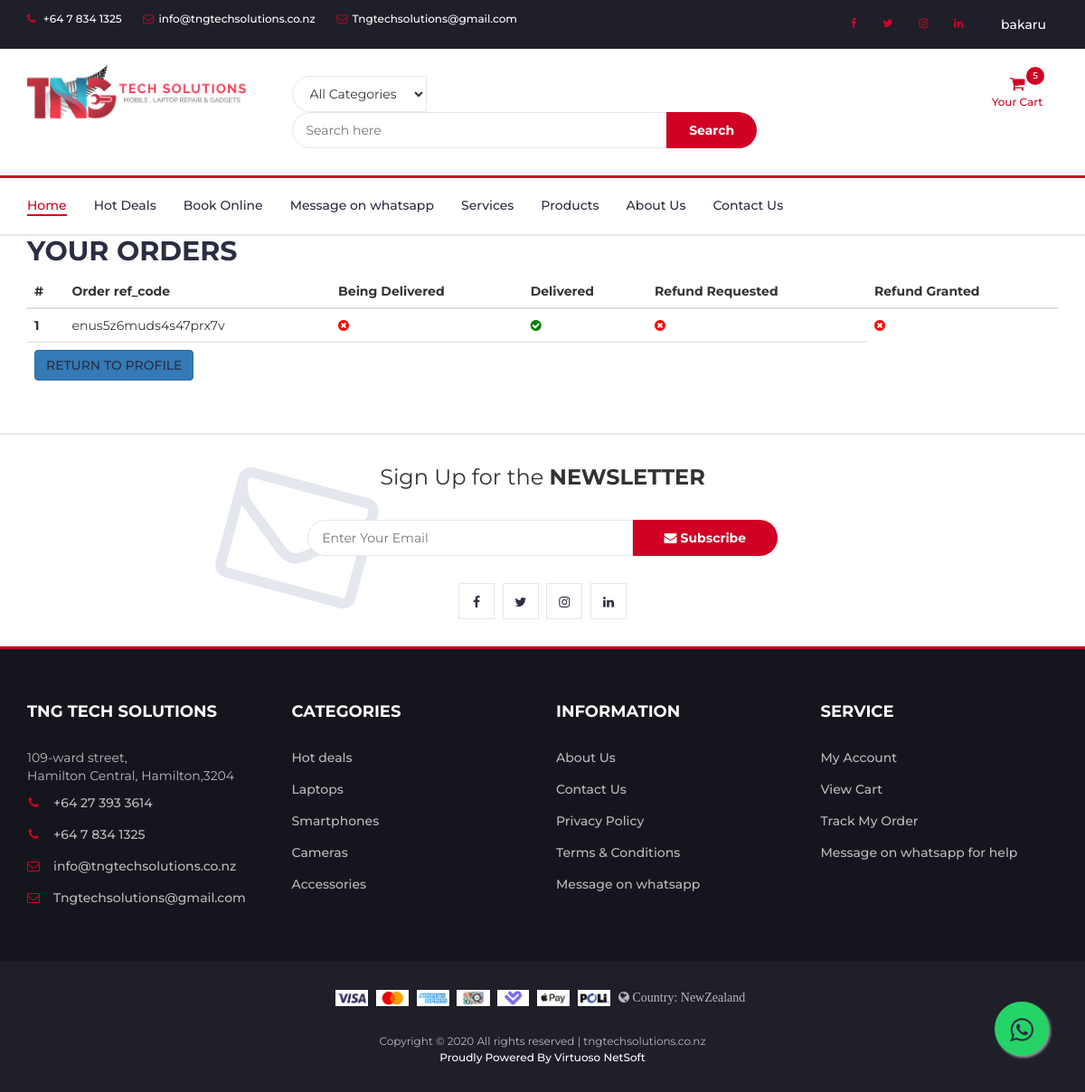
/trackorder/enus5z6muds4s47prx7v/ (signed in), run on the app's committed database.
### prod/models.py (models this page shows, shortened)
class Order(models.Model):
    user=models.ForeignKey(User,on_delete=models.CASCADE)
    ref_code=models.CharField(max_length=20,blank=True,null=True)
    tngproduct=models.ManyToManyField(OrderItem)
    ordered=models.BooleanField(default=False)
    start_date=models.DateTimeField(default=timezone.now)
    ordered_date=models.DateTimeField()
    shipping_address=models.ForeignKey('Address',related_name='shipping_address',on_delete=models.SET_NULL,blank=True,null=True)
    billing_address=models.ForeignKey('Address',related_name='billing_address',on_delete=models.SET_NULL,blank=True,null=True)
    payment=models.ForeignKey('Payment',on_delete=models.SET_NULL,blank=True,null=True)
    coupon = models.ForeignKey('Coupon',on_delete=models.SET_NULL,blank=True,null=True)
    being_delivered=models.BooleanField(default=False)
    received=models.BooleanField(default=False)
    refund_requested=models.BooleanField(default=False)
    refund_granted=models.BooleanField(default=False)

### prod/views.py (the view)
# urls.py: path('trackorder/<refcode>/',ob.trackorder,name='trackorder'),
def trackorder(request,refcode):
    order_tracked = Order.objects.filter(user=request.user,ordered=True,ref_code=refcode)
    if order_tracked.exists():
        context={
            'ot':order_tracked
        }
    else:
        context={
            'ot':order_tracked
        }
        messages.warning(request,f'Oops! Order not found')
    return render(request,'prod/trackorder.html',context)

### prod/templates/prod/trackorder.html (shortened to what this page needs)
{% extends "prod/base.html" %}
{% block content %}
<div class="table-responsive">
  <h2>YOUR ORDERS</h2>
  <table class="table">
    <thead>
      <tr>
        <th scope="col">#</th>
        <th scope="col">Order ref_code</th>
        <th scope="col">Being Delivered</th>
        <th scope="col">Delivered</th>
        <th scope="col">Refund Requested</th>
        <th scope="col">Refund Granted</th>
      </tr>
    </thead>
    <tbody>
      {% for order_item in ot.all %}
      <tr>
        <th scope="row">{{ forloop.counter }}</th>
        <td>
          {{order_item.ref_code}}
        </td>
        {% if order_item.being_delivered %}
        <td><i class="fa fa-check-circle" style="color:green;"></i></td>
        {% else %}
        <td><i class="fa fa-times-circle" style="color:red;"></i></td>
        {% endif %}
        {% if order_item.received %}
        <td><i class="fa fa-check-circle" style="color:green;"></i></td>
        {% else %}
        <td><i class="fa fa-times-circle" style="color:red;"></i></td>
        {% endif %}
        {% if order_item.refund_requested %}
        <td><i class="fa fa-check-circle" style="color:green;"></i></td>
        {% else %}
        <td><i class="fa fa-times-circle" style="color:red;"></i></td>
        {% endif %}
        {% if order_item.refund_granted %}
        <td><i class="fa fa-check-circle" style="color:green;"></i></td>
        {% else %}
        <td><i class="fa fa-times-circle" style="color:red;"></i></td>
        {% endif %}
      </tr>
      {% endfor %}
      <tr>
        <td colspan="5">
          <a href="{% url 'profile' %}" class='btn btn-primary float-right'>RETURN TO PROFILE</a>
        </td>
      </tr>
    </tbody>
  </table>
</div>
{% endblock content %}

### prod/templates/prod/base.html (shortened to what this page needs)
{% load static %}
{% load cart_template_tags %}
<!DOCTYPE html>
<html lang="en">
<head>
	<link type="text/css" rel="stylesheet" href="{% static 'prod/css/bootstrap.min.css' %}" />
	<link type="text/css" rel="stylesheet" href="{% static 'prod/css/slick.css' %}" />
	<link type="text/css" rel="stylesheet" href="{% static 'prod/css/slick-theme.css' %}" />
	<link type="text/css" rel="stylesheet" href="{% static 'prod/css/nouislider.min.css' %}" />
	<link rel="stylesheet" href="{% static 'prod/css/font-awesome.min.css' %}">
	<link type="text/css" rel="stylesheet" href="{% static 'prod/css/style.css' %}" />
</head>
<body>
	<section>
	<header>
		<div id="top-header">
			<div class="container">
				<ul class="header-links pull-left">
					<li><a href="tel:+64 7 834 1325"><i class="fa fa-phone"></i> +64 7 834 1325</a></li>
					<li><a href="mailto:info@tngtechsolutions.co.nz"><i
								class="fa fa-envelope-o"></i>info@tngtechsolutions.co.nz</a></li>
					<li><a href="mailto:Tngtechsolutions@gmail.com"><i class="fa fa-envelope-o"></i>Tngtechsolutions@gmail.com</a></li>
				</ul>
				<ul class="header-links pull-right">
					<li class="nav-item">
						<a href="https://www.facebook.com/tngtechsolutions/" class="nav-link waves-effect"
							target="_blank" rel="noopener">
							<i class="fa fa-facebook"></i>
						</a>
					</li>
					<li class="nav-item">
						<a href="https://twitter.com/tng_tech" class="nav-link waves-effect" target="_blank" rel="noopener">
							<i class="fa fa-twitter"></i>
						</a>
					</li>
					<li class="nav-item">
						<a href="https://www.instagram.com/tngtech.nz/" class="nav-link waves-effect" target="_blank" rel="noopener">
							<i class="fa fa-instagram"></i>
						</a>
					</li>
					<li class="nav-item">
						<a href="https://www.linkedin.com/company/tng-tech-solutions/" class="nav-link waves-effect"
							target="_blank" rel="noopener">
							<i class="fa fa-linkedin"></i>
						</a>
					</li>
					{% if user.is_authenticated %}
					<li class="nav-item dropdown">
						<div class="dropdown show">
							<a class="btn dropdown-toggle" href="#" role="button" id="dropdownMenuLink"
								data-toggle="dropdown" aria-haspopup="true" aria-expanded="false">
								{{ user.username }}
							</a>
						</div>
					</li>
					{% endif %}
				</ul>
			</div>
		</div>
		<div id="header">
			<div class="container">
				<div class="row">
					<div class="col-md-3">
						<div class="header-logo">
							<a href="{% url 'homie' %}" class="logo">
								<img src="{% static 'prod/img/logo-black.png' %}" alt="" style="width:250px;">
							</a>
						</div>
					</div>
					<div class="col-md-6">
						<div class="header-search">
							<form method="get" action="{% url 'searchprod' %}">
								<select class="input-select">
									<option value="0">All Categories</option>
								</select>
								<input class="input" type="text" name="search" placeholder="Search here">
								<button class="search-btn" type="submit">Search</button>
							</form>
						</div>
					</div>
					<div class="col-md-3 clearfix">
						<div class="header-ctn">
							{% if user.is_authenticated %}
							<div class="dropdown">
								<a href="{% url 'order-summary' %}" aria-expanded="true">
									<i class="fa fa-shopping-cart"></i>
									<span>Your Cart</span>
									{% if request.user|cart_item_count != 0 %}
									<div class="qty">{{ request.user|cart_item_count }}</div>
									{% endif %}
								</a>
							</div>
							{% endif %}
						</div>
					</div>
				</div>
			</div>
		</div>
	</header>
	<nav id="navigation">
		<div class="container">
			<div id="responsive-nav">
				<ul class="main-nav nav navbar-nav">
					<li class="active"><a href="{% url 'homie' %}">Home</a></li>
					<li><a href="#">Hot Deals</a></li>
					<li><a href="/online-booking/nan/">Book Online</a></li>
					<li><a href="https://wa.me/message/X66SOD5VCXEAF1">Message on whatsapp</a></li>
					<li><a href="/serv-prod/serv/">Services</a></li>
					<li><a href="/serv-prod/prdcts/">Products</a></li>
					<li><a href="{% url 'about' %}">About Us</a></li>
					<li><a href="{% url 'contact' %}">Contact Us</a></li>
				</ul>
			</div>
		</div>
	</nav>
	<main class="mt-5 pt-4">
		<div class="container dark-grey-text mt-5">
			{% block content  %}
			{% endblock content %}
		 </div>
	</main>
	<div id="newsletter" class="section">
		<div class="container">
			<div class="row">
				<div class="col-md-12">
					<div class="newsletter">
						<p>Sign Up for the <strong>NEWSLETTER</strong></p>
						<form method="POST" action="{% url 'homenews' %}">
							<input class="input" name="email" type="email" placeholder="Enter Your Email">
							<button class="newsletter-btn" type="submit"><i class="fa fa-envelope"></i>
								Subscribe</button>
						</form>
						<ul class="newsletter-follow">
							<li>
								<a href="https://www.facebook.com/tngtechsolutions/" target="_blank"><i
										class="fa fa-facebook"></i></a>
							</li>
							<li>
								<a href="https://twitter.com/tng_tech" target="_blank"><i class="fa fa-twitter"></i></a>
							</li>
							<li>
								<a href="https://www.instagram.com/tngtech.nz/" target="_blank"><i
										class="fa fa-instagram"></i></a>
							</li>
							<li>
								<a href="https://www.linkedin.com/company/tng-tech-solutions/" target="_blank"><i
										class="fa fa-linkedin"></i></a>
							</li>
						</ul>
					</div>
				</div>
			</div>
		</div>
	</div>
	<a href="https://wa.me/message/X66SOD5VCXEAF1" class="float" target="_blank" rel="noopener">
		<i class="fa fa-whatsapp" aria-hidden="true" style="margin-top: 16px;"></i>
		</a>
	<footer id="footer">
		<div class="section">
			<div class="container">
				<div class="row">
					<div class="col-md-3 col-xs-6">
						<div class="footer">
							<h3 class="footer-title">TNG Tech Solutions</h3>
							<p>109-ward street,<br> Hamilton Central, Hamilton,3204</p>
							<ul class="footer-links">
								<li><a href="tel:+64 27 393 3614"><i class="fa fa-phone"></i>+64 27 393 3614</a></li>
								<li><a href="tel:+64 7 834 1325"><i class="fa fa-phone"></i>+64 7 834 1325</a></li>
								<li><a href="mailto:info@tngtechsolutions.co.nz"><i
											class="fa fa-envelope-o"></i>info@tngtechsolutions.co.nz</a></li>
								<li><a href="mailto:Tngtechsolutions@gmail.com"><i class="fa fa-envelope-o"></i>Tngtechsolutions@gmail.com</a></li>
							</ul>
						</div>
					</div>
					<div class="col-md-3 col-xs-6">
						<div class="footer">
							<h3 class="footer-title">Categories</h3>
							<ul class="footer-links">
								<li><a href="#">Hot deals</a></li>
								<li><a href="#">Laptops</a></li>
								<li><a href="#">Smartphones</a></li>
								<li><a href="#">Cameras</a></li>
								<li><a href="#">Accessories</a></li>
							</ul>
						</div>
					</div>
					<div class="col-md-3 col-xs-6">
						<div class="footer">
							<h3 class="footer-title">Information</h3>
							<ul class="footer-links">
								<li><a href="{% url 'about' %}">About Us</a></li>
								<li><a href="{% url 'contact' %}">Contact Us</a></li>
								<li><a href="{% url 'privacy' %}">Privacy Policy</a></li>
								<li><a href="{% url 'tandc' %}">Terms & Conditions</a></li>
								<li><a href="https://wa.me/message/X66SOD5VCXEAF1">Message on whatsapp</a></li>
							</ul>
						</div>
					</div>
					<div class="col-md-3 col-xs-6">
						<div class="footer">
							<h3 class="footer-title">Service</h3>
							<ul class="footer-links">
								<li><a href="{% url 'profile' %}">My Account</a></li>
								<li><a href="/order-summary/">View Cart</a></li>
								<li><a href="{% url 'vieworders' %}">Track My Order</a></li>
								<li><a href="https://wa.me/message/X66SOD5VCXEAF1">Message on whatsapp for help</a></li>
							</ul>
						</div>
					</div>
				</div>
			</div>
		</div>
		<div id="bottom-footer" class="section">
			<div class="container">
				<div class="row">
					<div class="col-md-12 text-center">
						<ul class="footer-payments">
							<li><img src="{% static 'prod/img/visa.jpg' %}" alt="" style="height: 18px;"></li>
							<li><img src="{% static 'prod/img/mastercard.jpg' %}" alt="" style="height: 18px;"></li>
							<li><img src="{% static 'prod/img/american-express.jpg' %}" alt="" style="height: 18px;"></li>
							<li><img src="{% static 'prod/img/qcard.jpg' %}" alt="" style="height: 18px;"></li>
							<li><img src="{% static 'prod/img/laybuy.jpg' %}" alt="" style="height: 18px;"></li>
							<li><img src="{% static 'prod/img/apple-pay.jpg' %}" alt="" style="height: 18px;"></li>
							<li><img src="{% static 'prod/img/poli.jpg' %}" alt="" style="height: 18px;"></li>
							<li class="ml-4">  <i class="fa fa-globe"> Country: NewZealand</i></li>
						</ul>
						<span class="copyright">
							Copyright &copy;
							<script>document.write(new Date().getFullYear());</script> All rights reserved |
							tngtechsolutions.co.nz <br> <a href="https://www.virtuosonetsoft.com/contact.php" target="_blank" style="color: white;" rel="noopener">
								Proudly Powered By Virtuoso NetSoft</a>
						</span>
					</div>
				</div>
			</div>
		</div>
	</footer>
	</section>
</body>
</html>

### data on the page
Order: ref_code "enus5z6muds4s47prx7v", being_delivered False (drawn), received True (drawn), refund_requested False (drawn), refund_granted False (drawn)

### other printed values
{{ user.username }} "bakaru"
{{ request.user|cart_item_count }} "5"
